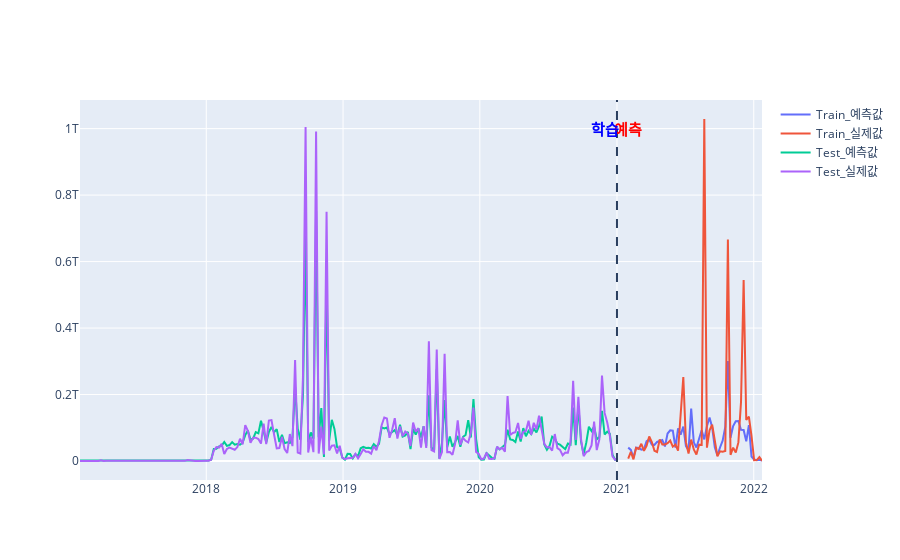

Notebook code for this chart:
### Code cell
## Train Data에 대한 그래프
fig = go.Figure()
fig
fig.add_trace(go.Scatter(x = df1.index, y = df1[0], name = 'Train_예측값'))
fig.add_trace(go.Scatter(x = df2.index, y = df2[df2_1.columns[0]],name = 'Train_실제값'))
fig.add_trace(go.Scatter(x = df1_1.index, y = df1_1[0], name = 'Test_예측값'))
fig.add_trace(go.Scatter(x = df2_1.index, y = df2_1[df2_1.columns[0]],name = 'Test_실제값'))
fig.add_vline(x = '2021-01-01',line_dash="dash")
fig.add_annotation(
            x="2021-01-30",
            y=10**12,
            text="<b>예측</b>",
            showarrow=False,
            font=dict(
                size=15,
                color = 'red'
                ),
            align="center",
            ax=40,
            ay=-30,

)
fig.add_annotation(
            x="2020-12-01",
            y=10**12,
            text="<b>학습</b>",
            showarrow=False,
            font=dict(
                size=15,
                color = 'blue'
                ),
            align="center",
            ax=40,
            ay=-30,

)
fig.show()
